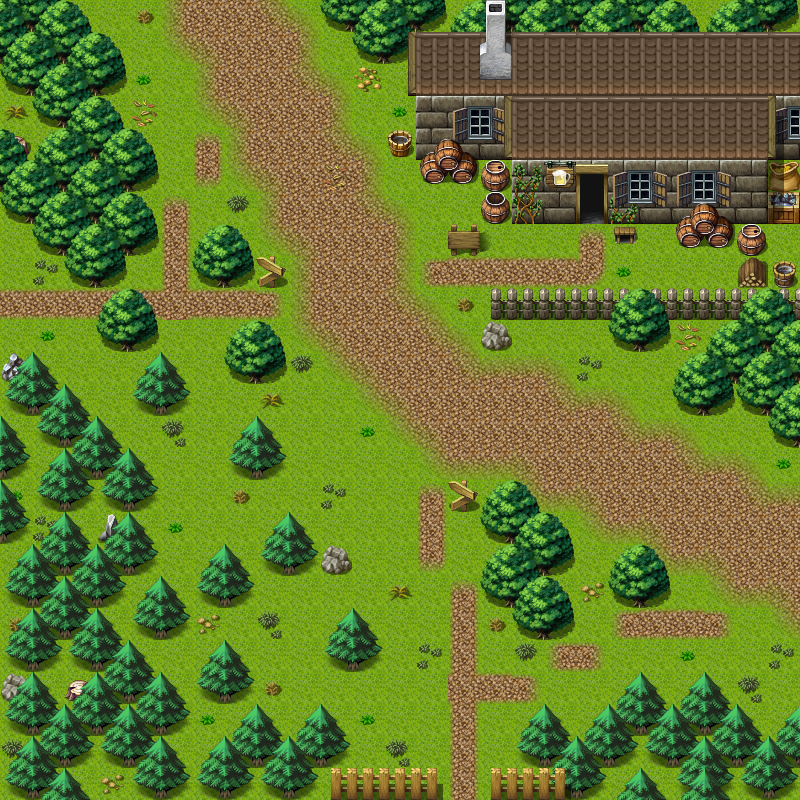

A 2D game scene composited from a Tiled map and its tileset images. What follows is a short description and the map's XML, with each tile layer's data collapsed to a summary:
An orthogonal 25x25 tile map with 32x32 px tiles, 3 tile layers (Ground, Objects, Above), 1 hidden layer not drawn, 40 tilesets and 12 objects (5x mapchange, 4x spawn, 3x sign).

<map version="1.0" orientation="orthogonal" width="25" height="25" tilewidth="32" tileheight="32">
 <properties>
  <property name="outdoors" value="1" />
 </properties>
 <tileset firstgid="1" name="map_bed_1" tilewidth="32" tileheight="32">
  <image source="../drawable/map_bed_1.png" width="512" height="256" />
 </tileset>
 <tileset firstgid="129" name="map_border_1" tilewidth="32" tileheight="32">
  <image source="../drawable/map_border_1.png" width="512" height="256" />
 </tileset>
 <tileset firstgid="257" name="map_bridge_1" tilewidth="32" tileheight="32">
  <image source="../drawable/map_bridge_1.png" width="512" height="256" />
 </tileset>
 <tileset firstgid="385" name="map_broken_1" tilewidth="32" tileheight="32">
  <image source="../drawable/map_broken_1.png" width="512" height="256" />
 </tileset>
 <tileset firstgid="513" name="map_cavewall_1" tilewidth="32" tileheight="32">
  <image source="../drawable/map_cavewall_1.png" width="576" height="192" />
 </tileset>
 <tileset firstgid="621" name="map_cavewall_2" tilewidth="32" tileheight="32">
  <image source="../drawable/map_cavewall_2.png" width="576" height="192" />
 </tileset>
 <tileset firstgid="729" name="map_cavewall_3" tilewidth="32" tileheight="32">
  <image source="../drawable/map_cavewall_3.png" width="576" height="192" />
 </tileset>
 <tileset firstgid="837" name="map_chair_table_1" tilewidth="32" tileheight="32">
  <image source="../drawable/map_chair_table_1.png" width="512" height="256" />
 </tileset>
 <tileset firstgid="965" name="map_crate_1" tilewidth="32" tileheight="32">
  <image source="../drawable/map_crate_1.png" width="512" height="256" />
 </tileset>
 <tileset firstgid="1093" name="map_cupboard_1" tilewidth="32" tileheight="32">
  <image source="../drawable/map_cupboard_1.png" width="512" height="256" />
 </tileset>
 <tileset firstgid="1221" name="map_curtain_1" tilewidth="32" tileheight="32">
  <image source="../drawable/map_curtain_1.png" width="512" height="256" />
 </tileset>
 <tileset firstgid="1349" name="map_entrance_1" tilewidth="32" tileheight="32">
  <image source="../drawable/map_entrance_1.png" width="512" height="256" />
 </tileset>
 <tileset firstgid="1477" name="map_fence_1" tilewidth="32" tileheight="32">
  <image source="../drawable/map_fence_1.png" width="512" height="256" />
 </tileset>
 <tileset firstgid="1605" name="map_fence_2" tilewidth="32" tileheight="32">
  <image source="../drawable/map_fence_2.png" width="512" height="256" />
 </tileset>
 <tileset firstgid="1733" name="map_ground_1" tilewidth="32" tileheight="32">
  <image source="../drawable/map_ground_1.png" width="512" height="256" />
 </tileset>
 <tileset firstgid="1861" name="map_ground_2" tilewidth="32" tileheight="32">
  <image source="../drawable/map_ground_2.png" width="512" height="256" />
 </tileset>
 <tileset firstgid="1989" name="map_ground_3" tilewidth="32" tileheight="32">
  <image source="../drawable/map_ground_3.png" width="512" height="256" />
 </tileset>
 <tileset firstgid="2117" name="map_ground_4" tilewidth="32" tileheight="32">
  <image source="../drawable/map_ground_4.png" width="512" height="256" />
 </tileset>
 <tileset firstgid="2245" name="map_ground_5" tilewidth="32" tileheight="32">
  <image source="../drawable/map_ground_5.png" width="512" height="256" />
 </tileset>
 <tileset firstgid="2373" name="map_ground_6" tilewidth="32" tileheight="32">
  <image source="../drawable/map_ground_6.png" width="512" height="256" />
 </tileset>
 <tileset firstgid="2501" name="map_ground_7" tilewidth="32" tileheight="32">
  <image source="../drawable/map_ground_7.png" width="512" height="256" />
 </tileset>
 <tileset firstgid="2629" name="map_ground_8" tilewidth="32" tileheight="32">
  <image source="../drawable/map_ground_8.png" width="512" height="256" />
 </tileset>
 <tileset firstgid="2757" name="map_indoor_1" tilewidth="32" tileheight="32">
  <image source="../drawable/map_indoor_1.png" width="512" height="256" />
 </tileset>
 <tileset firstgid="2885" name="map_kitchen_1" tilewidth="32" tileheight="32">
  <image source="../drawable/map_kitchen_1.png" width="512" height="256" />
 </tileset>
 <tileset firstgid="3013" name="map_outdoor_1" tilewidth="32" tileheight="32">
  <image source="../drawable/map_outdoor_1.png" width="512" height="256" />
 </tileset>
 <tileset firstgid="3141" name="map_pillar_1" tilewidth="32" tileheight="32">
  <image source="../drawable/map_pillar_1.png" width="512" height="256" />
 </tileset>
 <tileset firstgid="3269" name="map_plant_1" tilewidth="32" tileheight="32">
  <image source="../drawable/map_plant_1.png" width="512" height="256" />
 </tileset>
 <tileset firstgid="3397" name="map_rock_1" tilewidth="32" tileheight="32">
  <image source="../drawable/map_rock_1.png" width="512" height="256" />
 </tileset>
 <tileset firstgid="3525" name="map_roof_1" tilewidth="32" tileheight="32">
  <image source="../drawable/map_roof_1.png" width="512" height="256" />
 </tileset>
 <tileset firstgid="3653" name="map_roof_2" tilewidth="32" tileheight="32">
  <image source="../drawable/map_roof_2.png" width="512" height="256" />
 </tileset>
 <tileset firstgid="3781" name="map_shop_1" tilewidth="32" tileheight="32">
  <image source="../drawable/map_shop_1.png" width="512" height="256" />
 </tileset>
 <tileset firstgid="3909" name="map_sign_ladder_1" tilewidth="32" tileheight="32">
  <image source="../drawable/map_sign_ladder_1.png" width="512" height="256" />
 </tileset>
 <tileset firstgid="4037" name="map_table_1" tilewidth="32" tileheight="32">
  <image source="../drawable/map_table_1.png" width="512" height="256" />
 </tileset>
 <tileset firstgid="4165" name="map_trail_1" tilewidth="32" tileheight="32">
  <image source="../drawable/map_trail_1.png" width="512" height="256" />
 </tileset>
 <tileset firstgid="4293" name="map_tree_1" tilewidth="32" tileheight="32">
  <image source="../drawable/map_tree_1.png" width="512" height="256" />
 </tileset>
 <tileset firstgid="4421" name="map_wall_1" tilewidth="32" tileheight="32">
  <image source="../drawable/map_wall_1.png" width="512" height="256" />
 </tileset>
 <tileset firstgid="4549" name="map_wall_2" tilewidth="32" tileheight="32">
  <image source="../drawable/map_wall_2.png" width="480" height="256" />
 </tileset>
 <tileset firstgid="4669" name="map_wall_3" tilewidth="32" tileheight="32">
  <image source="../drawable/map_wall_3.png" width="480" height="256" />
 </tileset>
 <tileset firstgid="4789" name="map_window_1" tilewidth="32" tileheight="32">
  <image source="../drawable/map_window_1.png" width="512" height="256" />
 </tileset>
 <tileset firstgid="4917" name="map_window_2" tilewidth="32" tileheight="32">
  <image source="../drawable/map_window_2.png" width="512" height="256" />
 </tileset>
 <layer name="Ground" width="25" height="25">
  <data>[625 cells, 625 non-empty, 14 distinct tile ids]</data>
 </layer>
 <layer name="Objects" width="25" height="25">
  <data>[625 cells, 327 non-empty, 62 distinct tile ids]</data>
 </layer>
 <layer name="Above" width="25" height="25">
  <data>[625 cells, 100 non-empty, 15 distinct tile ids]</data>
 </layer>
 <layer name="Walkable" width="25" height="25" visible="0">
  <data>[625 cells, 271 non-empty, 1 distinct tile ids]</data>
 </layer>
 <objectgroup name="Mapevents" visible="0">
  <object name="west" type="mapchange" x="0" y="224" width="32" height="128">
   <properties>
    <property name="map" value="wild15" />
    <property name="place" value="east" />
   </properties>
  </object>
  <object name="foaming_flask" type="mapchange" x="576" y="192" width="32" height="32">
   <properties>
    <property name="map" value="foaming_flask" />
    <property name="place" value="entrance" />
   </properties>
  </object>
  </objectgroup>
 <objectgroup name="Spawn" visible="0">
  <!-- 4 objects omitted --></objectgroup>
 <objectgroup name="Keys" visible="0" />
</map>
<!-- 10 of 12 objects omitted -->
